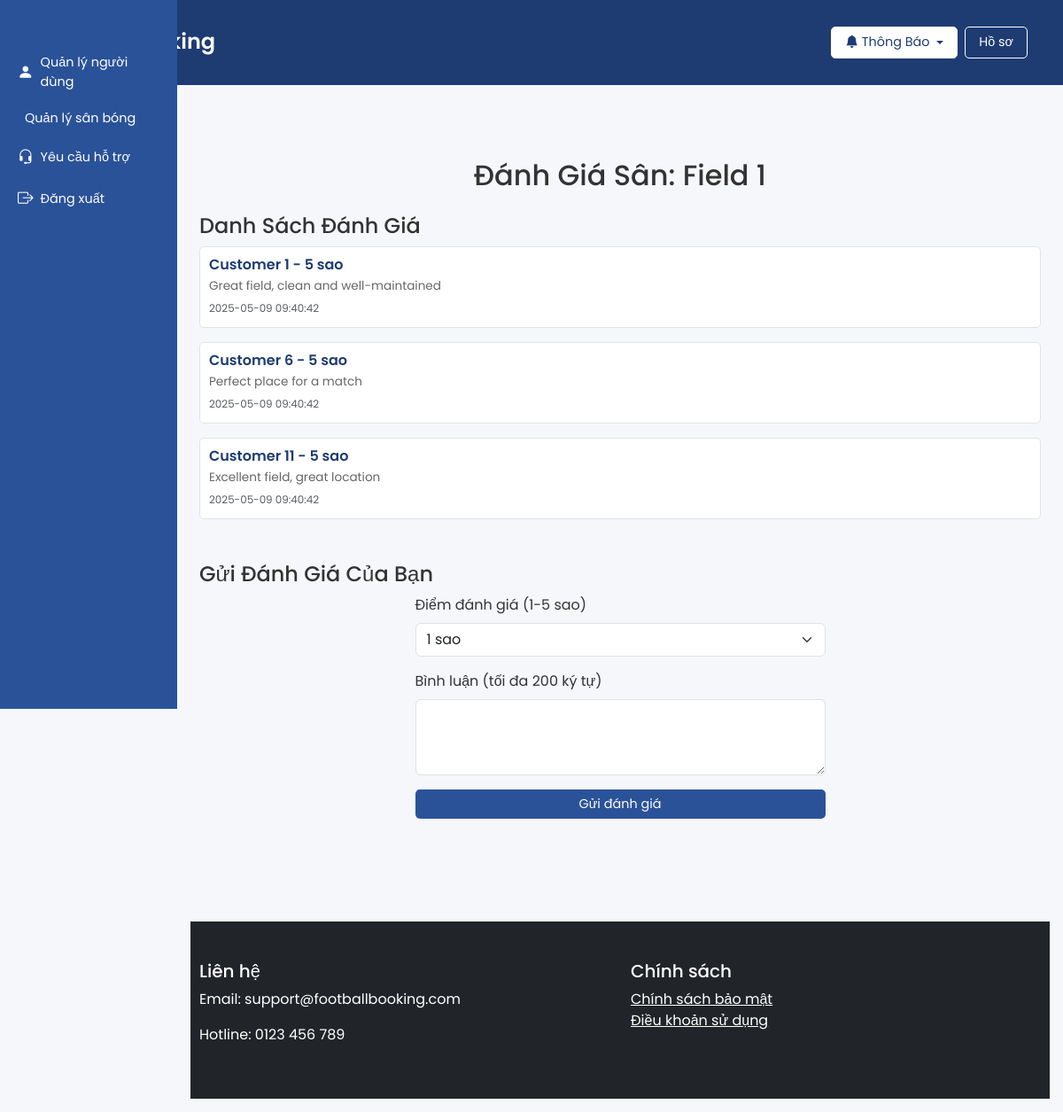
The page /review.php?field_id=1 (signed in) on the database its author committed.
### tables this page shows
CREATE TABLE fields (
    id INT AUTO_INCREMENT PRIMARY KEY,
    owner_id INT,
    name VARCHAR(255) NOT NULL,
    address VARCHAR(255) NOT NULL,
    price_per_hour DECIMAL(10, 2) NOT NULL,
    open_time TIME,
    close_time TIME,
    image VARCHAR(255),
    status ENUM('pending', 'approved', 'rejected') DEFAULT 'pending',
    FOREIGN KEY (owner_id) REFERENCES users(id)
);

CREATE TABLE reviews (
    id INT AUTO_INCREMENT PRIMARY KEY,
    user_id INT,
    field_id INT,
    rating INT NOT NULL,
    comment TEXT,
    created_at TIMESTAMP DEFAULT CURRENT_TIMESTAMP,
    FOREIGN KEY (user_id) REFERENCES users(id),
    FOREIGN KEY (field_id) REFERENCES fields(id)
);

CREATE TABLE users (
    id INT AUTO_INCREMENT PRIMARY KEY,
    full_name VARCHAR(255) NOT NULL,
    email VARCHAR(255) UNIQUE NOT NULL,
    phone VARCHAR(20),
    password VARCHAR(255) NOT NULL,
    account_type ENUM('customer', 'owner', 'admin') NOT NULL,
    status ENUM('pending', 'approved', 'rejected') DEFAULT 'approved',
    created_at TIMESTAMP DEFAULT CURRENT_TIMESTAMP
);

### review.php (the view, shortened to what this page needs)
<?php
require_once 'includes/config.php';
require_once 'includes/header.php';
$field_id = isset($_GET['field_id']) ? (int)$_GET['field_id'] : 0;
$stmt = $pdo->prepare("SELECT * FROM fields WHERE id = ? AND status = 'approved'");
$stmt->execute([$field_id]);
$field = $stmt->fetch(PDO::FETCH_ASSOC);
$stmt = $pdo->prepare("SELECT r.*, u.full_name FROM reviews r JOIN users u ON r.user_id = u.id WHERE r.field_id = ?");
$stmt->execute([$field_id]);
$reviews = $stmt->fetchAll(PDO::FETCH_ASSOC);
?>
<section class="reviews py-5">
    <div class="container">
        <h2 class="text-center mb-4">Đánh Giá Sân: <?php echo htmlspecialchars($field['name']); ?></h2>
        <div class="mb-5">
            <h4>Danh Sách Đánh Giá</h4>
            <?php if (empty($reviews)): ?>
                <p>Chưa có đánh giá nào cho sân này.</p>
            <?php else: ?>
                <?php foreach ($reviews as $review): ?>
                    <div class="card mb-3">
                        <div class="card-body">
                            <h6 class="card-title"><?php echo htmlspecialchars($review['full_name']); ?> - <?php echo $review['rating']; ?> sao</h6>
                            <p class="card-text"><?php echo htmlspecialchars($review['comment']); ?></p>
                            <p class="card-text"><small class="text-muted"><?php echo $review['created_at']; ?></small></p>
                        </div>
                    </div>
                <?php endforeach; ?>
            <?php endif; ?>
        </div>
        <h4>Gửi Đánh Giá Của Bạn</h4>
        <form method="POST" class="row justify-content-center">
            <div class="col-md-6">
                <div class="mb-3">
                    <label for="rating" class="form-label">Điểm đánh giá (1-5 sao)</label>
                    <select name="rating" id="rating" class="form-select" required>
                        <option value="1">1 sao</option>
                    </select>
                </div>
                <div class="mb-3">
                    <label for="comment" class="form-label">Bình luận (tối đa 200 ký tự)</label>
                    <textarea name="comment" id="comment" class="form-control" rows="3" maxlength="200" required></textarea>
                </div>
                <button type="submit" class="btn btn-primary w-100">Gửi đánh giá</button>
            </div>
        </form>
    </div>
</section>
<?php require_once 'includes/footer.php'; ?>

### rows shown on the page
fields: name "Field 1"
reviews: user.full_name "Customer 1", rating "5", comment "Great field, clean and well-maintained", created_at "2025-05-09 09:40:42"
reviews: user.full_name "Customer 6", rating "5", comment "Perfect place for a match", created_at "2025-05-09 09:40:42"
reviews: user.full_name "Customer 11", rating "5", comment "Excellent field, great location", created_at "2025-05-09 09:40:42"
